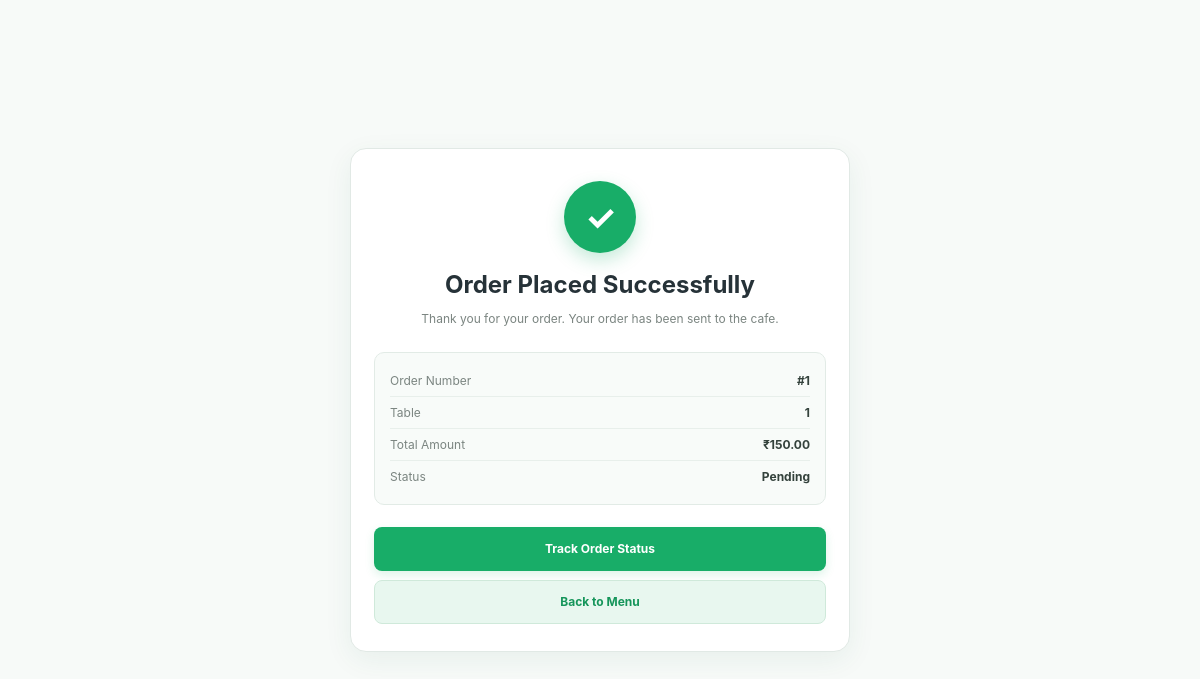
/order/1/1/success/, run on the app's committed database.
### cafeapp/models.py (models this page shows, shortened)
class Order(models.Model):
    STATUS_CHOICES = [
        ("pending", "Pending"),
        ("preparing", "Preparing"),
        ("ready", "Ready"),
        ("completed", "Completed"),
        ("cancelled", "Cancelled"),
    ]
    table = models.ForeignKey(
        Table,
        on_delete=models.CASCADE,
        related_name="orders"
    )
    total_amount = models.DecimalField(
        max_digits=10,
        decimal_places=2,
        default=0
    )
    status = models.CharField(
        max_length=20,
        choices=STATUS_CHOICES,
        default="pending"
    )
    order_time = models.DateTimeField(auto_now_add=True)

class Table(models.Model):
    table_number = models.PositiveIntegerField(unique=True)
    is_active = models.BooleanField(default=True)

### cafeapp/views.py (the view)
def order_success(request, table_id, order_id):
    table = get_object_or_404(
        Table,
        table_number=table_id,
        is_active=True
    )
    from .models import Order
    order = get_object_or_404(
        Order,
        id=order_id,
        table=table
    )
    return render(
        request,
        "cafeapp/order_success.html",
        {
            "table": table,
            "order": order,
        }
    )

### templates/cafeapp/order_success.html (shortened to what this page needs)
<!DOCTYPE html>
<html lang="en">
<head>
</head>
<body>
    <div class="success-card">
        <div class="success-icon">
            <span class="check">
                ✓
            </span>
        </div>
        <h1>
            Order Placed Successfully
        </h1>
        <div class="message">
            Thank you for your order.
            Your order has been sent to the cafe.
        </div>
        <div class="order-info">
            <div class="info-row">
                <span class="info-label">
                    Order Number
                </span>
                <span class="info-value">
                    #{{ order.id }}
                </span>
            </div>
            <div class="info-row">
                <span class="info-label">
                    Table
                </span>
                <span class="info-value">
                    {{ table.table_number }}
                </span>
            </div>
            <div class="info-row">
                <span class="info-label">
                    Total Amount
                </span>
                <span class="info-value">
                    ₹{{ order.total_amount }}
                </span>
            </div>
            <div class="info-row">
                <span class="info-label">
                    Status
                </span>
                <span class="info-value">
                    {{ order.get_status_display }}
                </span>
            </div>
        </div>
        <div class="buttons">
            <a
                href="{% url 'order_status' table.table_number order.id %}"
                class="button"
            >
                Track Order Status
            </a>
            <a
                href="{% url 'menu' table.table_number %}"
                class="button secondary-button"
            >
                Back to Menu
            </a>
        </div>
    </div>
</body>
</html>

### templates/cafeapp/order_success.html (style rules this page uses)
* { box-sizing: border-box; }
body { margin: 0; min-height: 100vh; background: #f7faf8; font-family: -apple-system, BlinkMacSystemFont, "Segoe UI", Arial, sans-serif; color: #263238; display: flex; align-items: center; justify-content: center; padding: 18px; }
.success-card { width: 100%; max-width: 500px; background: #ffffff; border: 1px solid #e1e9e5; border-radius: 16px; padding: 32px 23px 27px; text-align: center; box-shadow: 0 8px 28px rgba(27, 94, 64, 0.07); animation: cardAppear 0.55s ease-out; }
.success-icon { width: 72px; height: 72px; margin: 0 auto 17px; display: flex; align-items: center; justify-content: center; background: #18ad68; color: #ffffff; border-radius: 50%; font-size: 35px; font-weight: 700; box-shadow: 0 7px 18px rgba(24, 173, 104, 0.25); animation: successPop 0.75s cubic-bezier(0.175, 0.885, 0.32, 1.275) both; }
.check { display: block; animation: checkAppear 0.4s 0.35s ease-out both; }
h1 { margin: 0; font-size: 24px; font-weight: 700; color: #263238; animation: textAppear 0.5s 0.15s ease-out both; }
.message { margin: 10px 0 23px; color: #7b8581; font-size: 12px; line-height: 1.6; animation: textAppear 0.5s 0.22s ease-out both; }
.order-info { background: #f8fbf9; border: 1px solid #e2ebe6; border-radius: 10px; padding: 12px 15px; text-align: left; animation: textAppear 0.5s 0.3s ease-out both; }
.info-row { display: flex; align-items: center; justify-content: space-between; gap: 15px; padding: 8px 0; font-size: 12px; }
.info-row + .info-row { border-top: 1px solid #e8efeb; }
.info-label { color: #7b8581; }
.info-value { color: #34423c; font-weight: 700; text-align: right; }
.buttons { margin-top: 22px; animation: textAppear 0.5s 0.38s ease-out both; }
.button { display: flex; align-items: center; justify-content: center; width: 100%; min-height: 44px; padding: 0 20px; background: #18ad68; color: #ffffff; text-decoration: none; border-radius: 8px; font-size: 12px; font-weight: 700; box-shadow: 0 4px 10px rgba(24, 173, 104, 0.15); transition: background 0.2s ease, transform 0.2s ease; }
.secondary-button { margin-top: 9px; background: #e8f7ef; color: #15955a; border: 1px solid #cfe9da; box-shadow: none; }

### data on the page
Order: id "1", total_amount "150.00", status "Pending"
Table: table_number "1"
